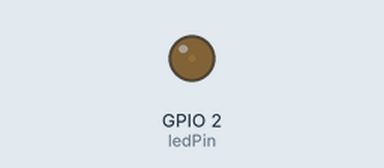
Recording of a sketch running on a simulated ESP32. On the bench: output pins drawn as LEDs (lit = HIGH). What the sketch prints to the serial monitor is not drawn.

Above: at 0.05 s.
At 2.3 s:
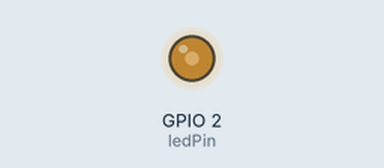
At 4.6 s:
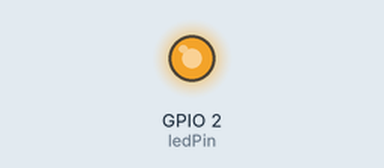
At 9.2 s:
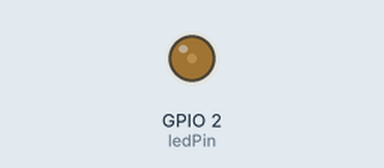
Timing chart, 0 to 13.3 s (numbered marks = the images above):
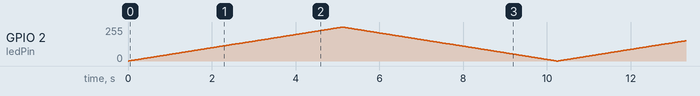

The sketch:

___.ino
```cpp
// 定义 LED 引脚
const int ledPin = 2;

// 设置 PWM 属性
const int freq = 5000;          // 频率 5000Hz
const int resolution = 8;       // 分辨率 8 位 (0-255)

void setup() {
  Serial.begin(115200);

  // 【新版用法】直接将引脚、频率和分辨率绑定
  // 它会自动返回一个关联的通道（如果需要的话）
  ledcAttach(ledPin, freq, resolution);
}

void loop() {
  // 逐渐变亮
  for(int dutyCycle = 0; dutyCycle <= 255; dutyCycle++){
    // 【新版用法】直接通过引脚号写入，不再需要指定通道
    ledcWrite(ledPin, dutyCycle);
    delay(20);
  }

  // 逐渐变暗
  for(int dutyCycle = 255; dutyCycle >= 0; dutyCycle--){
    ledcWrite(ledPin, dutyCycle);
    delay(20);
  }

  Serial.println("Breathing cycle completed");
}

// 给这个作业打满分，算通过。
// 给这个作业打满分，算通过。
```
